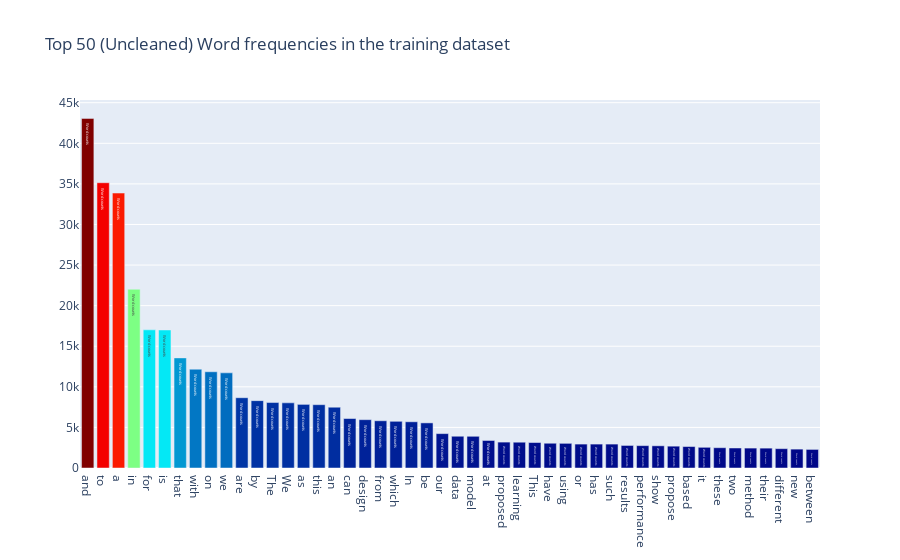

Here is the notebook cell this chart was saved with:
### Code cell
all_words = papers['abstract'].str.split(expand=True).unstack().value_counts()
data = [go.Bar(
            x = all_words.index.values[2:50],
            y = all_words.values[2:50],
            marker= dict(colorscale='Jet',
                         color = all_words.values[2:100]
                        ),
            text='Word counts'
    )]

layout = go.Layout(
    title='Top 50 (Uncleaned) Word frequencies in the training dataset'
)

fig = go.Figure(data=data, layout=layout)

py.iplot(fig, filename='basic-bar')

### Figure 1 — Plotly figure (JSON) as saved in the notebook; plotly's stock layout.template omitted (floating-point values rounded to 4 significant figures)
{"data": [{"marker": {"color": [43067, 35142, 33871, 22017, 17021, 17003, 13566, 12172, 11856, 11724, 8659, 8298, 8065, 8028, 7837, 7800, 7487, 6094, 5954, 5819, 5753, 5694, 5558, 4235, 3912, 3906, 3390, 3191, 3177, 3138, 3050, 3038, 2947, 2946, 2945, 2779, 2755, 2734, 2689, 2643, 2549, 2500, 2465, 2454, 2447, 2382, 2326, 2290, 2280, 2280, 2268, 2155, 2129, 2127, 2118, 2082, 2070, 2042, 2017, 1986, 1985, 1978, 1972, 1935, 1888, 1832, 1792, 1788, 1739, 1737, 1683, 1637, 1621, 1613, 1561, 1544, 1534, 1515, 1485, 1483, 1471, 1468, 1462, 1458, 1453, 1440, 1432, 1410, 1388, 1370, 1364, 1357, 1335, 1324, 1313, 1292, 1282, 1279], "colorscale": [[0, "rgb(0,0,131)"], [0.2, "rgb(0,60,170)"], [0.4, "rgb(5,255,255)"], [0.6, "rgb(255,255,0)"], [0.8, "rgb(250,0,0)"], [1, "rgb(128,0,0)"]]}, "text": "Word counts", "type": "bar", "x": ["and", "to", "a", "in", "for", "is", "that", "with", "on", "we", "are", "by", "The", "We", "as", "this", "an", "can", "design", "from", "which", "In", "be", "our", "data", "model", "at", "proposed", "learning", "This", "have", "using", "or", "has", "such", "results", "performance", "show", "propose", "based", "it", "these", "two", "method", "their", "different", "new", "between"], "y": [43067, 35142, 33871, 22017, 17021, 17003, 13566, 12172, 11856, 11724, 8659, 8298, 8065, 8028, 7837, 7800, 7487, 6094, 5954, 5819, 5753, 5694, 5558, 4235, 3912, 3906, 3390, 3191, 3177, 3138, 3050, 3038, 2947, 2946, 2945, 2779, 2755, 2734, 2689, 2643, 2549, 2500, 2465, 2454, 2447, 2382, 2326, 2290]}], "layout": {"title": {"text": "Top 50 (Uncleaned) Word frequencies in the training dataset"}}}
